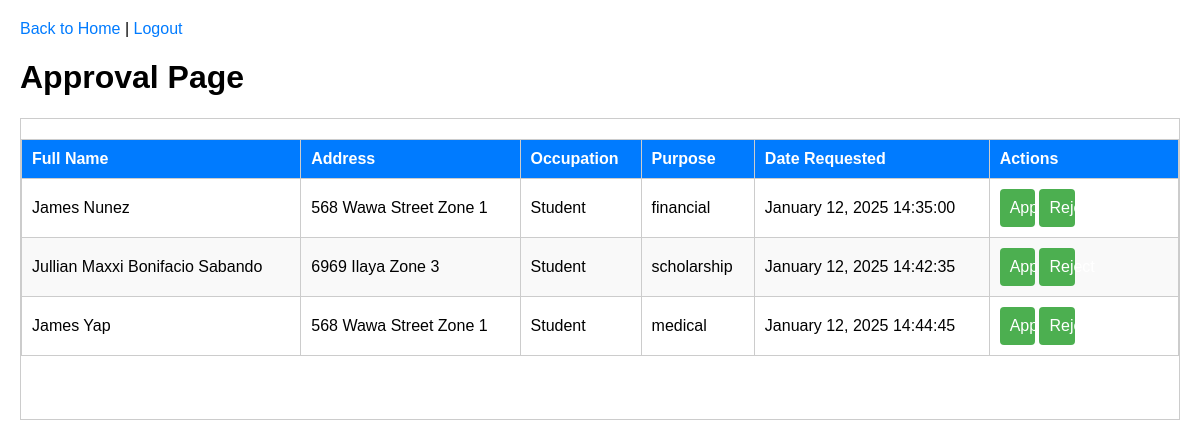
/approval (signed in), run on an earlier commit of the app's database.
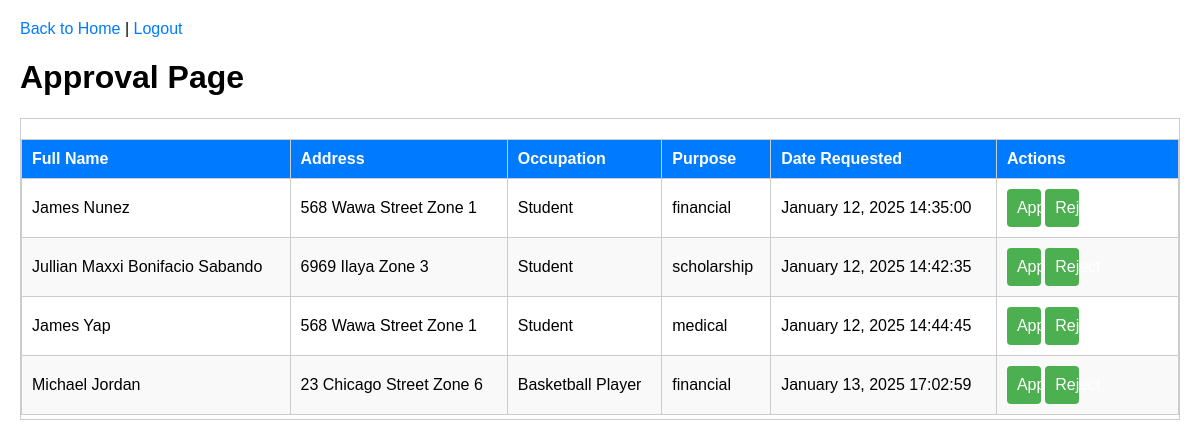
And on a later commit of the database.
### app.py (models this page shows, shortened)
class Resident(db.Model):
    id = db.Column(db.Integer, primary_key=True)
    full_name = db.Column(db.String(100), nullable=False)
    address = db.Column(db.String(200), nullable=False)
    occupation = db.Column(db.String(100), nullable=False)
    purpose = db.Column(db.String(200), nullable=False)
    date_requested = db.Column(db.DateTime, nullable=False, default=datetime.utcnow)
    date_issued = db.Column(db.DateTime)
    status = db.Column(db.String(20), default='pending')  # 'pending', 'approved', 'rejected'

### app.py (the view)
@app.route('/approval')
@login_required
def approval():
    pending_residents = Resident.query.filter_by(status='pending').all()
    return render_template('approval.html', residents=pending_residents)

### app.py (called while the page is built)
@login_manager.user_loader
def load_user(user_id):
    return Account.query.get(int(user_id))

@app.before_request
def restrict_access():
    if current_user.is_authenticated:
        restricted_routes = {
            'admin': [],
            'user': ['manage_users'],
        }
        if current_user.role not in restricted_routes:
            return
        if request.endpoint in restricted_routes.get(current_user.role, []):
            flash('You are not authorized to access this page.', 'danger')
            return redirect(url_for('home_screen'))

### templates/approval.html (shortened to what this page needs)
<!DOCTYPE html>
<html lang="en">
<head>
</head>
<body>
    <div class="header">
        <a href="{{ url_for('home_screen') }}">Back to Home</a> |
        <a href="{{ url_for('logout') }}">Logout</a>
    </div>
    <h1>Approval Page</h1>
    <div class="pending-approvals" style="overflow-y: scroll; height: 300px; border: 1px solid #ccc;">
        <table border="1">
            <thead>
                <tr>
                    <th>Full Name</th>
                    <th>Address</th>
                    <th>Occupation</th>
                    <th>Purpose</th>
                    <th>Date Requested</th>
                    {% if current_user.role == 'admin' %}
                    <th>Actions</th>
                    {% endif %}
                </tr>
            </thead>
            <tbody>
                {% for resident in residents %}
                <tr>
                    <td>{{ resident.full_name }}</td>
                    <td>{{ resident.address }}</td>
                    <td>{{ resident.occupation }}</td>
                    <td>{{ resident.purpose }}</td>
                    <td>{{ resident.date_requested.strftime('%B %d, %Y %H:%M:%S') }}</td>
                    {% if current_user.role == 'admin' %}
                    <td>
                        <form action="{{ url_for('approve_request', resident_id=resident.id) }}" method="post" style="display:inline;">
                            <button type="submit">Approve</button>
                        </form>
                        <form action="{{ url_for('reject_request', resident_id=resident.id) }}" method="post" style="display:inline;">
                            <button type="submit">Reject</button>
                        </form>
                    </td>
                    {% endif %}
                </tr>
                {% endfor %}
            </tbody>
        </table>
    </div>
</body>
</html>

### templates/approval.html (style rules this page uses)
body { font-family: 'Trebuchet MS', 'Lucida Sans Unicode', 'Lucida Grande', 'Lucida Sans', Arial, sans-serif; margin: 20px; }
.header { margin-bottom: 20px; }
a { text-decoration: none; color: #007BFF; }
button { width: 21%; padding: 10px; background-color: #4CAF50; color: white; border: none; border-radius: 4px; cursor: pointer; font-size: 16px; }
table { width: 100%; border-collapse: collapse; margin-top: 20px; }
th, td { border: 1px solid #ccc; padding: 10px; text-align: left; }
th { background-color: #007BFF; color: white; }
tr:nth-child(even) { background-color: #f9f9f9; }

What changed in the data, as far as the page shows it:
added Resident: full_name "Michael Jordan", address "23 Chicago Street Zone 6", occupation "Basketball Player", purpose "financial", date_requested "January 13, 2025 17:02:59"
